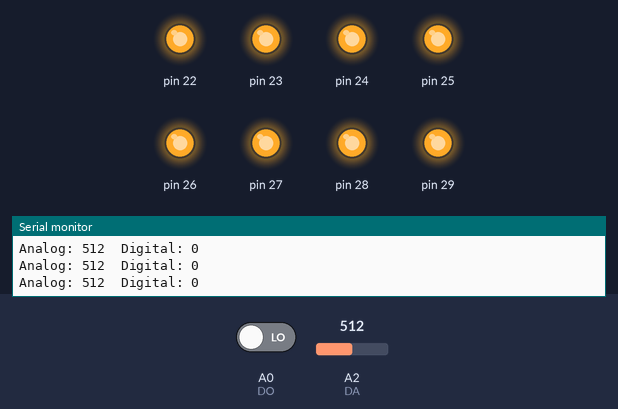
Simulated run of this sketch. Board: Arduino Mega 2560, built with avr-gcc and run on an emulated ATmega2560. Parts: output pins drawn as LEDs (lit = HIGH), the last lines printed to the serial monitor. The inputs (shaded band) are chosen by the test bench; at power-on: A2 (DA) = 512, A0 (DO) LOW.

Above: at 1.2 s.
1.3 s: A2 (DA) set to 57
4.3 s: A2 (DA) set to 47
At 4.6 s:
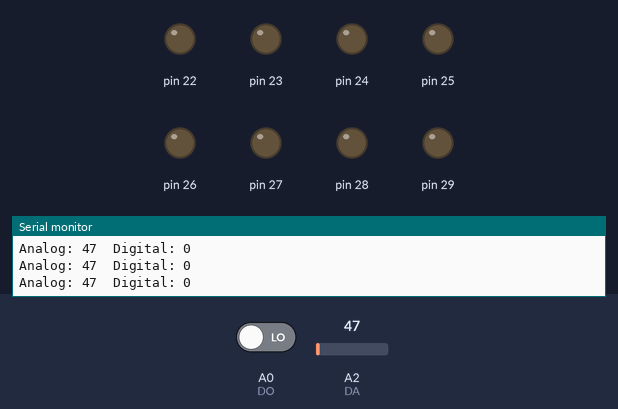
5.8 s: A2 (DA) set to 1023
At 7.0 s:
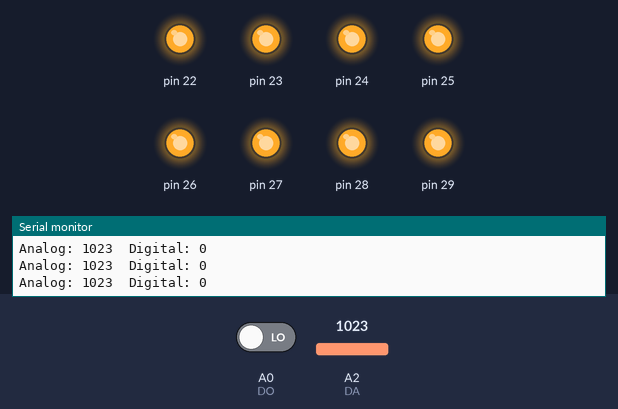
8.8 s: A2 (DA) set to 42
At 9.2 s:
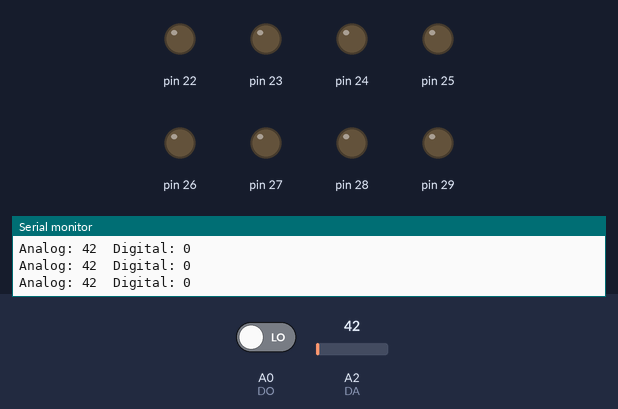
Timing chart, 0 to 11.8 s (numbered marks = the images above; inputs shaded):
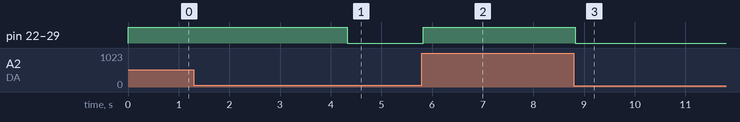

Measured:
- the behaviour switches between 52 and 51 on A2 (DA) (found by bisection; images 0 and 1)
- after the input at 4.3 s, pin 22–29: HIGH → LOW at once
- after the input at 5.8 s, pin 22–29: LOW → HIGH at once
- after the input at 8.8 s, pin 22–29: HIGH → LOW at once

The sketch:

strobe_lights.ino
```cpp
int DO = A0; //Pin for Digital Output - DO
int DA = A2; // Pin for Analog Output - AO
int threshold = 52; //Set minimum threshold for LED lit
int sensorvalue = 0;

void setup() {
 Serial.begin(9600);
  pinMode(22, OUTPUT);
  pinMode(23, OUTPUT);
  pinMode(24, OUTPUT);
  pinMode(25, OUTPUT);
  pinMode(26, OUTPUT);
  pinMode(27, OUTPUT);
  pinMode(28, OUTPUT);
  pinMode(29, OUTPUT);
//  pinMode(30, OUTPUT);
//  pinMode(31, OUTPUT);
//  pinMode(32, OUTPUT);
//  pinMode(33, OUTPUT);
//  pinMode(34, OUTPUT);
//  pinMode(35, OUTPUT);
//  pinMode(36, OUTPUT);
//  pinMode(37, OUTPUT);
//  pinMode(38, OUTPUT);
//  pinMode(39, OUTPUT);
//  pinMode(40, OUTPUT);
//  pinMode(41, OUTPUT);

}

void loop() {
  int i = 0;

 sensorvalue = analogRead(DA);  //Read the analog value
  Serial.print("Analog: ");
  Serial.print(sensorvalue);  //Print the analog value
  Serial.print("  ");
  Serial.print("Digital: ");
  Serial.println(digitalRead(DO));  //Print the digital value

  if (sensorvalue >= threshold) { //Compare analog value with threshold
  digitalWrite(22, HIGH);
  digitalWrite(23, HIGH);
   digitalWrite(24, HIGH);
   digitalWrite(25, HIGH);
   digitalWrite(26, HIGH);
   digitalWrite(27, HIGH);
   digitalWrite(28, HIGH);
   digitalWrite(29, HIGH);
   digitalWrite(30, HIGH);
   digitalWrite(31, HIGH);
   digitalWrite(32, HIGH);
   digitalWrite(33, HIGH);
   digitalWrite(34, HIGH);
   digitalWrite(35, HIGH);
   digitalWrite(36, HIGH);
   digitalWrite(37, HIGH);
   digitalWrite(38, HIGH);
   digitalWrite(39, HIGH);
   digitalWrite(40, HIGH);
   digitalWrite(41, HIGH);

  }
  else {

    digitalWrite(22, LOW);
    digitalWrite(23, LOW);
    digitalWrite(24, LOW);
    digitalWrite(25, LOW);
    digitalWrite(26, LOW);
    digitalWrite(27, LOW);
    digitalWrite(28, LOW);
    digitalWrite(29, LOW);
    digitalWrite(30, LOW);
    digitalWrite(31, LOW);
    digitalWrite(32, LOW);
    digitalWrite(33, LOW);
    digitalWrite(34, LOW);
    digitalWrite(35, LOW);
    digitalWrite(36, LOW);
    digitalWrite(37, LOW);
    digitalWrite(38, LOW);
    digitalWrite(39, LOW);
    digitalWrite(40, LOW);
    digitalWrite(41, LOW);
    digitalWrite(42, LOW);
  }


//int i = 0;
//
//for(i = 22; i <= 41; i++){
//  analogWrite(i , 255);
// delay(70);
//}
//
//for(i = 22; i <= 41; i++){
//  analogWrite(i , 0);
// delay(70);
//}


}
```
